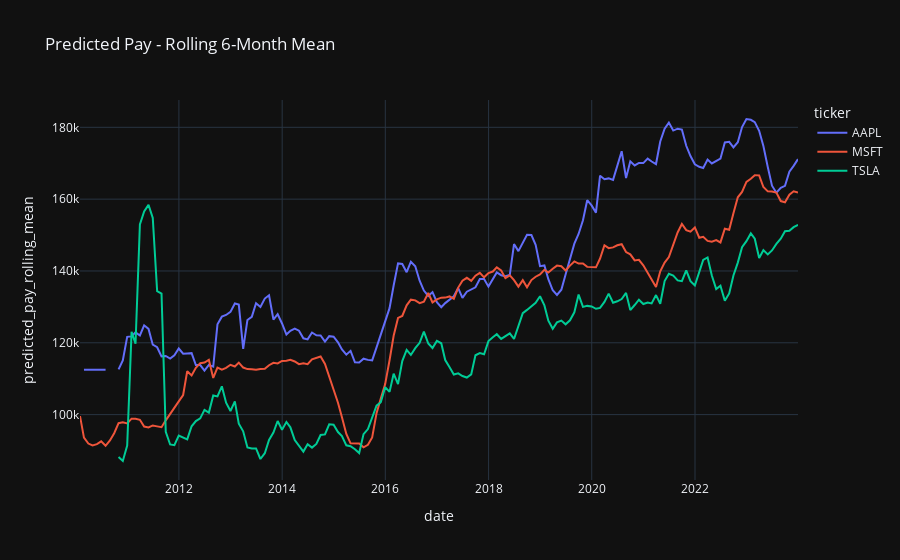

The notebook cell saved with this chart:
### Code cell
import pandas as pd
import plotly.express as px

# Filter for the 'AAPL' ticker
df_ticks = df_visa.groupby('ticker')['predicted_pay'].resample('M', level='date').mean(numeric_only=True)

# df_ticks_rolling = df_ticks.unstack().rolling(window=6, min_periods=1).mean(numeric_only=True).stack()

# Calculate the rolling 6-month mean
df_ticks_rolling = df_ticks.groupby(level=0).rolling(window=6, min_periods=1).mean()

df_ticks_rolling = df_ticks_rolling.droplevel(0)

df_ticks_rolling = df_ticks_rolling.reset_index()


df_ticks_rolling.columns = ['ticker', 'date', 'predicted_pay_rolling_mean']  # Assign the correct column name

# Create the time series plot with multiple lines
fig = px.line(df_ticks_rolling[["ticker", "date", "predicted_pay_rolling_mean"]], x='date', y='predicted_pay_rolling_mean', color='ticker', title='Predicted Pay - Rolling 6-Month Mean')

# Show the plot
fig.show()

### Figure 1 — Plotly figure (JSON) as saved in the notebook; plotly's stock layout.template omitted (floating-point values rounded to 4 significant figures; data arrays with more than 128 entries replaced by an {"elided": "..."} marker saying what was removed)
{"data": [{"hovertemplate": "ticker=AAPL<br>date=%{x}<br>predicted_pay_rolling_mean=%{y}<extra></extra>", "legendgroup": "AAPL", "line": {"color": "#636efa", "dash": "solid"}, "marker": {"symbol": "circle"}, "mode": "lines", "name": "AAPL", "orientation": "v", "showlegend": true, "type": "scatter", "x": {"elided": "167 str values"}, "xaxis": "x", "y": {"elided": "167 float values"}, "yaxis": "y"}, {"hovertemplate": "ticker=MSFT<br>date=%{x}<br>predicted_pay_rolling_mean=%{y}<extra></extra>", "legendgroup": "MSFT", "line": {"color": "#EF553B", "dash": "solid"}, "marker": {"symbol": "circle"}, "mode": "lines", "name": "MSFT", "orientation": "v", "showlegend": true, "type": "scatter", "x": {"elided": "168 str values"}, "xaxis": "x", "y": {"elided": "168 float values"}, "yaxis": "y"}, {"hovertemplate": "ticker=TSLA<br>date=%{x}<br>predicted_pay_rolling_mean=%{y}<extra></extra>", "legendgroup": "TSLA", "line": {"color": "#00cc96", "dash": "solid"}, "marker": {"symbol": "circle"}, "mode": "lines", "name": "TSLA", "orientation": "v", "showlegend": true, "type": "scatter", "x": {"elided": "159 str values"}, "xaxis": "x", "y": {"elided": "159 float values"}, "yaxis": "y"}], "layout": {"autosize": true, "legend": {"title": {"text": "ticker"}, "tracegroupgap": 0}, "title": {"text": "Predicted Pay - Rolling 6-Month Mean"}, "xaxis": {"anchor": "y", "autorange": true, "domain": [0, 1], "range": ["2010-01-31", "2023-12-31"], "title": {"text": "date"}, "type": "date"}, "yaxis": {"anchor": "x", "autorange": true, "domain": [0, 1], "range": [81790.0, 187600.0], "title": {"text": "predicted_pay_rolling_mean"}, "type": "linear"}}}
